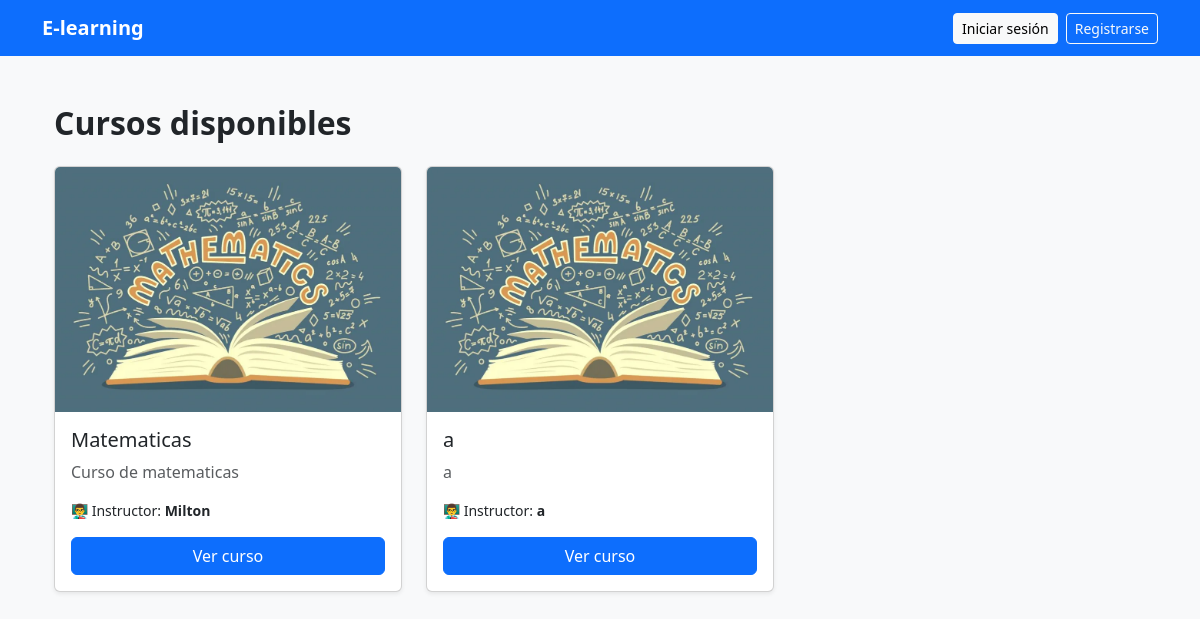
The app's page /, older data.
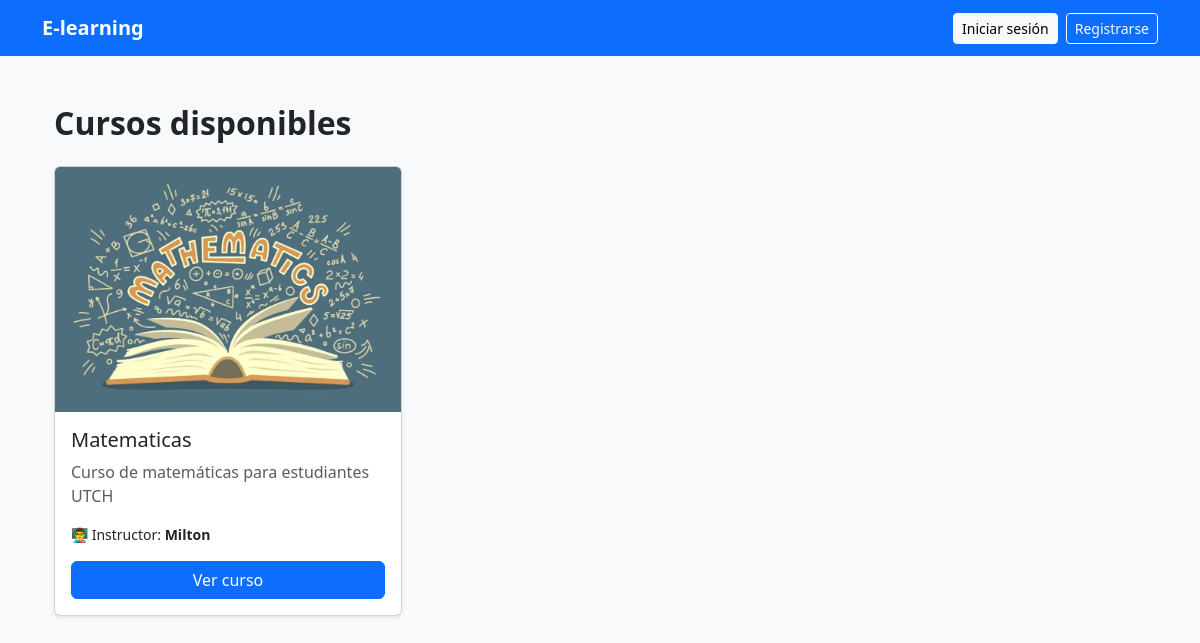
The same page, newer data.
### courses/models.py (models this page shows, shortened)
class Curso(models.Model):
    titulo = models.CharField(max_length=100)
    descripcion = models.TextField()
    instructor = models.CharField(max_length=100)
    fecha_creacion = models.DateField(auto_now_add=True)
    imagen = models.ImageField(upload_to='cursos/', blank=True, null=True)
    class Meta:
        verbose_name = 'Curso'
        verbose_name_plural = 'Cursos'

### courses/views.py (the view)
# urls.py: path('', home, name='home'),
def home(request):
    cursos = Curso.objects.all()
    return render(request, 'courses/home.html', {"cursos": cursos})

### courses/templates/courses/home.html (shortened to what this page needs)
{% extends 'base.html' %}
{% block content %}
<div class="container py-4">
  <h2 class="mb-4 fw-bold">Cursos disponibles</h2>
  <div class="row">
    {% for curso in cursos %}
      <div class="col-md-4 mb-4">
        <div class="card shadow-sm h-100">
          {% if curso.imagen %}
            <img src="{{ curso.imagen.url }}" class="card-img-top" alt="Imagen del curso">
          {% endif %}
          <div class="card-body">
            <h5 class="card-title">{{ curso.titulo }}</h5>
            <p class="card-text text-muted">{{ curso.descripcion|truncatechars:90 }}</p>
            <p class="small">👨‍🏫 Instructor: <b>{{ curso.instructor }}</b></p>
            <a href="{% url 'detalle_curso' curso.id %}" class="btn btn-primary w-100">Ver curso</a>
          </div>
        </div>
      </div>
    {% empty %}
      <p>No hay cursos registrados aún.</p>
    {% endfor %}
  </div>
</div>
{% endblock %}

Row changes from the older to the newer data that the page shows:
removed Curso: imagen (picture), titulo "a", descripcion "a", instructor "a"
changed Curso "Matematicas": descripcion "Curso de matematicas" → "Curso de matemáticas para estudiantes UTCH"
